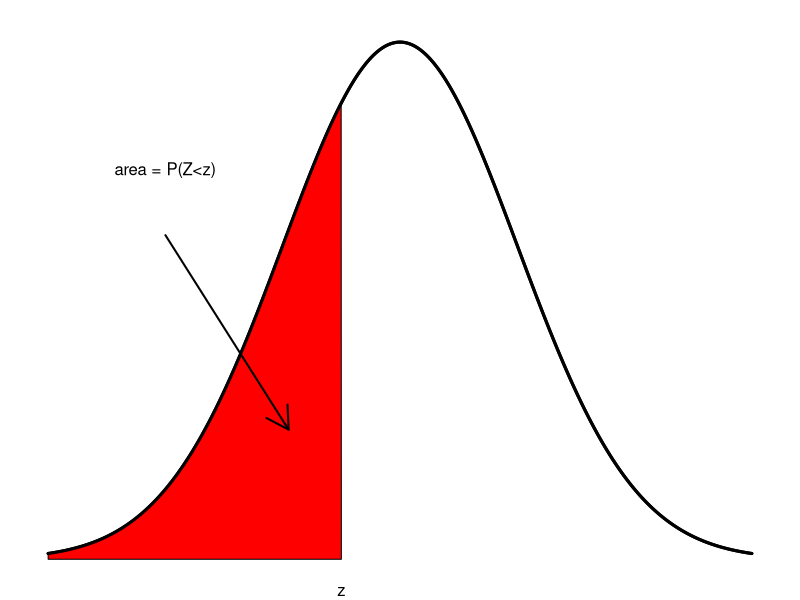

This chart was generated by the following R code:

#ttails = c(0.9,0.95,0.98,0.99,)


#ras = c(0.1,0.05,0.025,0.02,0.01,0.005,0.0025)
#P(T>t)
las = c(0.90,0.95,0.975,0.98,0.99,0.995,0.9975,0.998,0.999)
#P(T<t)
#tts = c(0.2,0.1 ,0.05, 0.04,0.02,0.01 ,0.005 )
#P(|T|>t)
#P(|T|<t)


pdf("zneg.pdf", width=4, height=1.0)
par(mar=c(1,1,1,1))
xs = seq(-3,3,length=1000)

ys = dnorm(xs)

plot(xs, ys, 'l',xlim = c(-3,3), ylim = c(0,0.4),
     ann=FALSE,xaxt="n",yaxt="n",
     lwd=3,bty='n')
mtext("z",side=1,at=-0.5)
#mtext(c("-3","-2","-1","0","1","2","3"),side=1,at=-3:3)
#mtext(c("-3","0","3"),side=1,at=c(-3,0,3))
polygon(c(xs[xs<=-0.5], -0.5, -3),c(ys[xs<=-0.5], 0, 0), col="red")

lines(xs, ys, 'l', lwd=3)

arrows(-2,0.25,-0.95,0.1,lwd=2,code=2)
text(-2.0,0.3,label="area = P(Z<z)")
